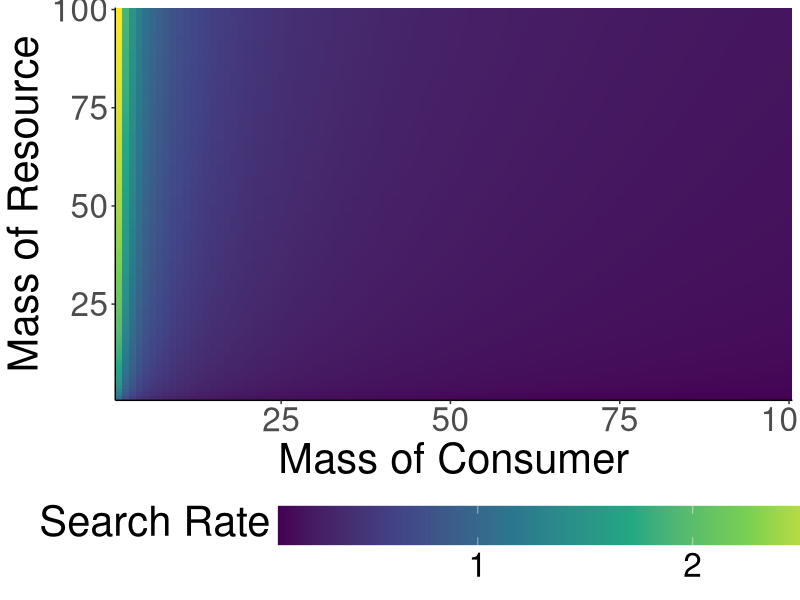
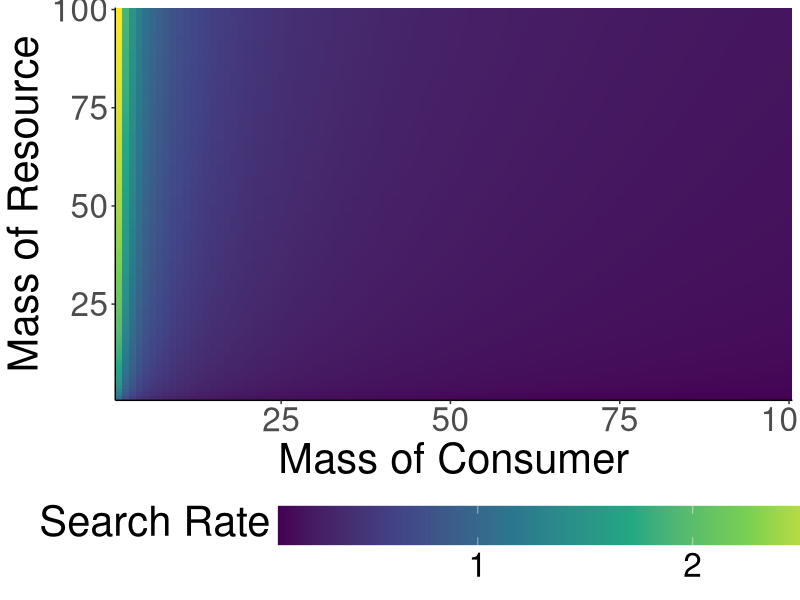

These figures' R source, in order:
#######################################
## Plot search rate changes with mass
#######################################

library(tidyverse)

gpath = "/home/ben/Documents/TangledMT/Paper/Figures/"
setwd(gpath)

V0 = 0.33
Pv = 0.21
D0 = 1.62
Pd = 0.21

masses = 1:100
masses = expand.grid(masses, masses) %>%
    rename("mi" = 1, "mj" = 2)

calculateSearchRate = function(mi, mj) {

    aij = 2*(V0)*(D0)*(mj^(Pv + Pd - 1))*(mi^(Pd))

    return(aij)

}

masses = masses %>% mutate(aij = calculateSearchRate(mi, mj))

ggplot(masses, aes(mj,mi, fill = aij)) +
    geom_raster() +
    theme_classic() +
    scale_fill_viridis_c() +
    labs(x = "Mass of Consumer", y = "Mass of Resource", fill = "Search Rate") +
    theme(text = element_text(size = 30)) +
    scale_y_continuous(expand = c(0, 0)) +
    scale_x_continuous(expand = c(0, 0)) +
    theme(legend.position = "bottom",
    legend.key.size = unit(1, 'cm'), #change legend key size
    legend.key.height = unit(1, 'cm'), #change legend key height
    legend.key.width = unit(3, 'cm'),
    legend.title = element_text(vjust = 1))

ggsave(filename = "searchRate.png", width = 10, height = 10)
